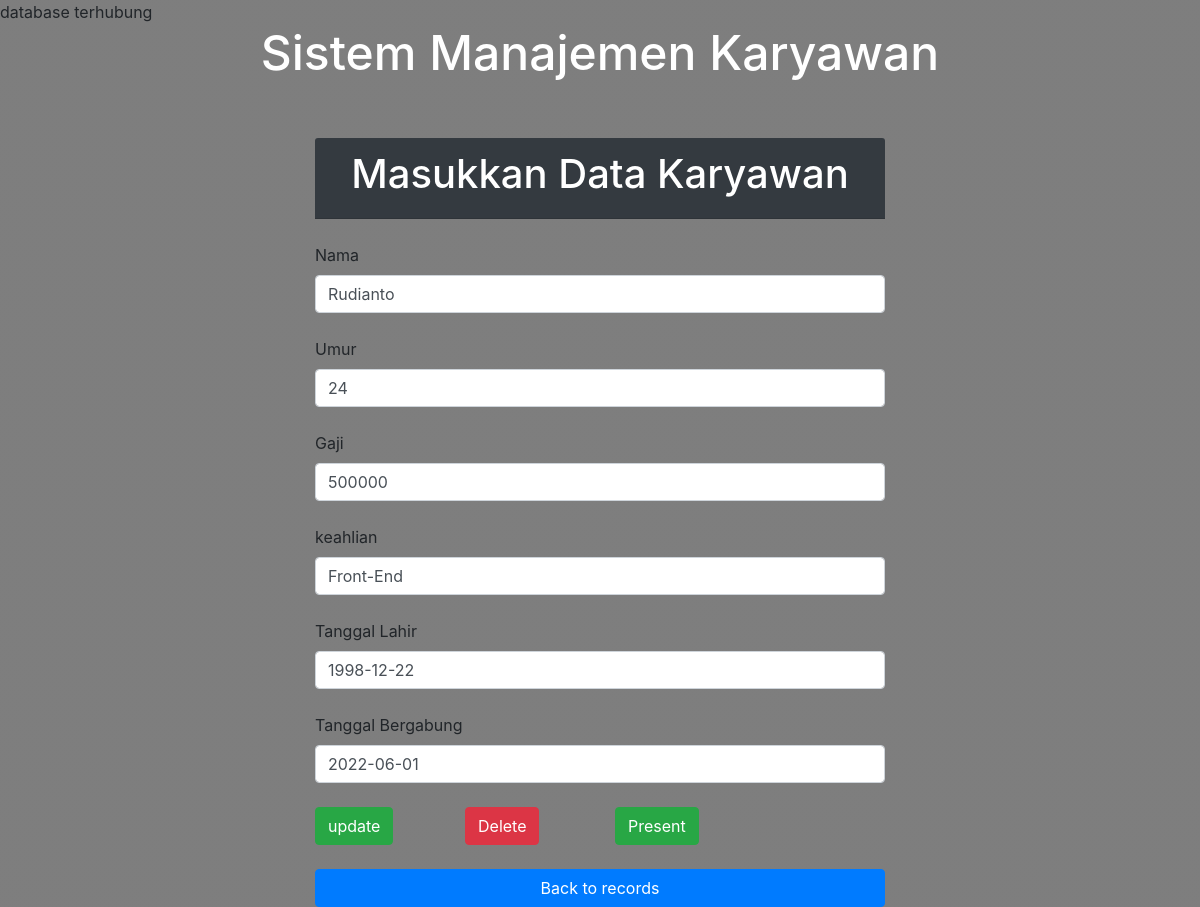
The page /update.php?no=11 (signed in) on the database its author committed.
### tables this page shows
CREATE TABLE `employee` (
  `no` int(10) NOT NULL,
  `name` varchar(50) NOT NULL,
  `age` int(20) NOT NULL,
  `salary` int(20) NOT NULL,
  `date_of_birth` date NOT NULL,
  `date_of_join` date NOT NULL,
  `keahlian` varchar(50) NOT NULL
);

### update.php (the view, shortened to what this page needs)
<?php
include 'conn.php';
$no = $_GET['no'];
$q="select * from employee where no = $no";
$query = mysqli_query($conn,$q);
$res=mysqli_fetch_array($query);
?>
<!DOCTYPE html>
<html>
<head>
<link href="https://stackpath.bootstrapcdn.com/bootstrap/4.1.1/css/bootstrap.min.css" rel="stylesheet">
</head>
<body>
<br>
<div>
<h2 class="text-white"><center><font size="10">Sistem Manajemen Karyawan</font></center></h2>
</div><br>
<div class="col-lg-6 m-auto">
	<form method="post">
		<br><div>
			<div class="card-header bg-dark">
				<h1 class="text-white text-center">Masukkan Data Karyawan</h1>
			</div><br>
			<label>Nama</label>
			<input type="text" name="name" class="form-control" value="<?php echo $res['name']; ?>" required><br>
			<label>Umur</label>
			<input type="text" name="age" class="form-control" value="<?php echo $res['age']; ?>" required pattern="[0-9]{1,15}"
        title="this field accepts only numbers"><br>
			<label>Gaji</label>
			<input type="text" name="salary" class="form-control" value="<?php echo $res['salary']; ?>" required pattern="[0-9]{1,15}"
        title="this field accepts only numbers"><br>
			<label>keahlian</label>
			<input type="text" name="keahlian" class="form-control" value="<?php echo $res['keahlian']; ?>" required><br>
            <label>Tanggal Lahir</label>
			<input type="text" name="dob" class="form-control"
			value="<?php echo $res['date_of_birth']; ?>" placeholder="date-month-year" required><br>
			<label>Tanggal Bergabung</label>
			<input type="text" name="doj" class="form-control" value="<?php echo $res['date_of_join']; ?>" placeholder="date-month-year" required><br>
			<div class="row">
				<div class="col-md-3"><button class="btn btn-success" name="done">update</button></div>
			    <div class="col-md-3"><input type="button" class="btn btn-danger" name="delete" value="Delete" onclick="deleteme(<?php $_SESSION['no'] = $no; ?>)"></div>
			    <div class="col-md-3"><button class="btn btn-success" name="view">Present</button></div>
		    </div><br>
		    <a href="display.php"><input type="button" name="" value="Back to records" class="btn btn-primary col-lg-12"></a>
		</div>
	</form>
</div>
</body>
</html>

### update.php (style rules this page uses)
body { background-image:linear-gradient(rgba(71,71,71,0.7),rgba(71,71,71,0.7)),url(https://lingkunganhidup.jakarta.go.id/jakartaberketahanan/wp-content/uploads/2020/06/01fa8d29-1334-4616-bc0e-7786872d59a5_169.jpeg); background-size: cover; background-position: center; height: 100vh; }

### rows shown on the page
employee: name "Rudianto", age "24", salary "500000", keahlian "Front-End", dob "1998-12-22", doj "2022-06-01"
